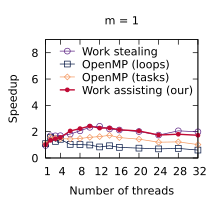

The script that saved this image:
set title "m = 1"
set terminal pdf size 2.2,2.0
set output "./results/LUD_n___512,_m___1.pdf"
set key on
set key top left Left reverse
set key samplen 1.4
set xrange [1:32]
set xtics (1, 4, 8, 12, 16, 20, 24, 28, 32)
set xlabel "Number of threads"
set yrange [0:9]
set ytics (0, 2, 4, 6, 8)
set ylabel "Speedup"
plot './results/LUD_n___512,_m___1.dat' using 1:2 title "Work stealing" pointsize 0.7 lw 1 pt 6 linecolor rgb "#5B2182" with linespoints, \
  './results/LUD_n___512,_m___1.dat' using 1:3 title "OpenMP (loops)" pointsize 0.7 lw 1 pt 4 linecolor rgb "#001240" with linespoints, \
  './results/LUD_n___512,_m___1.dat' using 1:4 title "OpenMP (tasks)" pointsize 0.7 lw 1 pt 12 linecolor rgb "#F3965E" with linespoints, \
  './results/LUD_n___512,_m___1.dat' using 1:5 title "Work assisting (our)" pointsize 0.4 lw 2 pt 7 linecolor rgb "#C00A35" with linespoints
